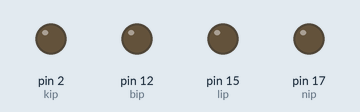
Simulated run of this sketch. Board: Arduino Uno, built with avr-gcc and run on an emulated ATmega328P. Parts: output pins drawn as LEDs (lit = HIGH).

Above: at 0.2 s.
At 1.0 s:
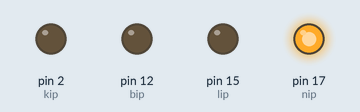
At 2.0 s:
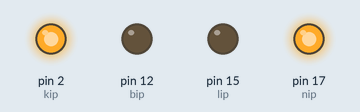
At 3.0 s:
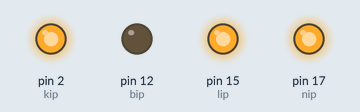
At 4.2 s:
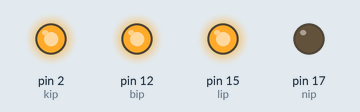
At 4.7 s:
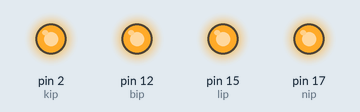
Timing chart, 0 to 5.2 s (numbered marks = the images above):
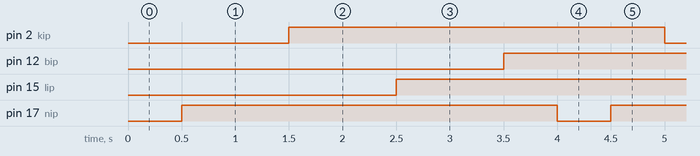

The sketch:

1.ino
```cpp
int bip = 12 ; //
int lip = 15 ; //
int kip = 2 ; //
int nip = 17 ; //
void setup() {
  pinMode(bip, OUTPUT);
  pinMode(lip, OUTPUT);
  pinMode(kip, OUTPUT);
  pinMode(nip, OUTPUT);
}

void loop() {
     digitalWrite(nip, LOW);
  delay(500);
     digitalWrite(nip, HIGH);
  delay(500);
     digitalWrite(kip, LOW);
  delay(500);
     digitalWrite(kip, HIGH);
  delay(500);
     digitalWrite(lip, LOW);
  delay(500);
    digitalWrite(lip, HIGH);
  delay(500);
    digitalWrite(bip, LOW);
  delay(500);
  digitalWrite(bip, HIGH);
  delay(500);
}
```

Measured:
- by itself, pin 2 (kip), pin 12 (bip), pin 15 (lip), pin 17 (nip): alternates HIGH for 3.5 s and LOW for 0.50 s
